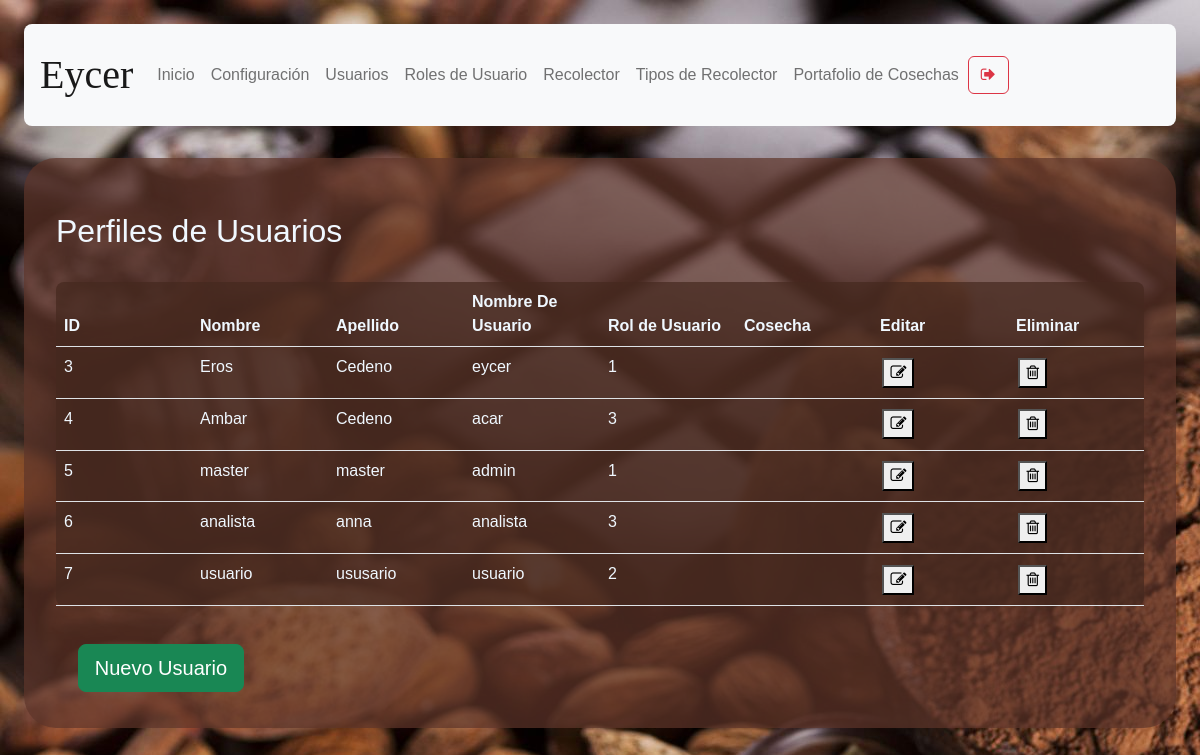
Screenshot of /user-management (signed in) with the database file from the repository.
### models/user.py (models this page shows, shortened)
class User(db.Model) :
    __tablename__ = "user"
    id = db.Column(db.Integer, primary_key = True)
    name = db.Column(db.String(100), nullable = False)
    last_name = db.Column(db.String(100), nullable = False)
    username = db.Column(db.String(100), unique = True, nullable = False)
    email = db.Column(db.String(100), nullable = True)
    password = db.Column(db.String(100), nullable = False)
    gender = db.Column(db.String(10), nullable = False)
    date_of_birth = db.Column(db.String(10), nullable = False)
    phone = db.Column(db.String(20), nullable = True)
    address = db.Column(db.String(150), nullable = True)
    user_rol_id = db.Column(db.Integer, db.ForeignKey('user_rol.id'))
    def get_user_rol_by_username( self, username ):
        user_rol_id = User.query.filter_by(username = username).first().user_rol_id
        user_rol = User_rol.query.get(user_rol_id).description
        return user_rol

### routes/admin.py (the view)
@admin.route('/user-management')
def user_management():
    if( not verify_permissions(session, User) ):
        return redirect(url_for('auth.index'))
    rols = User_rol.query.all()
    users = User.query.all()
    if 'management-status' not in session:
        return render_template('user-management.html', status="",\
            rol = session['rol'], rols = rols, users = users)
    status = session['management-status']
    session.pop('management-status', None)
    return render_template('user-management.html', status=status, \
        rol = session['rol'], rols=rols, users = users )

### utils/functions.py (called while the page is built)
def verify_permissions(session, User, allowed=['admin']):
    return 'username' in session and \
    ( allowed == 'all' or User.get_user_rol_by_username(User, session['username']) in allowed)

### templates/user-management.html (shortened to what this page needs)
{% extends "base.html" %}
{% block content %}
    <h2>Perfiles de Usuarios</h2>
    <table class="table content-table">
        <thead>
            <th>ID</th>
            <th>Nombre</th>
            <th>Apellido</th>
            <th>Nombre De Usuario</th>
            <th>Rol de Usuario</th>
            <th>Cosecha</th>
            <th>Editar</th>
            <th>Eliminar</th>
        </thead>
        <tbody>
        {% for user in users %}
        <tr>
            <td>{{ user.id }}</td>
            <td>{{ user.name }}</td>
            <td>{{ user.last_name }}</td>
            <td>{{ user.username }}</td>
            <td>{{ user.user_rol_id }}</td>
            <td>{{ user.harvest }}</td>
            <td><button onclick="window.location.href=`/user-management/edit-user/{{ user.id }}`"><i class="fa fa-pencil-square-o" aria-hidden="true"></i></button></td>
            <td><button onclick='deleteConfirm( {{user.id}}, "User" )'><i class="fa fa-trash-o" aria-hidden="true"></i></button></td>
        </tr>
        {% endfor %}
        </tbody>
    </table>
    <button type="submit" onclick="showForm()" class="btn btn-success btn-lg mb-1">Nuevo Usuario</button>
{% endblock %}

### templates/base.html (shortened to what this page needs)
<!DOCTYPE html>
<html>
<head>
    <link href="https://cdn.jsdelivr.net/npm/bootstrap@5.2.0-beta1/dist/css/bootstrap.min.css" rel="stylesheet">
     <link rel="stylesheet" href="https://cdnjs.cloudflare.com/ajax/libs/font-awesome/4.7.0/css/font-awesome.min.css">
     <link rel='stylesheet' type='text/css' media='screen'  href= "{{ url_for('static',filename='styles/main.css') }}">
</head>
<body>
    <nav class="navbar navbar-expand-lg navbar-light bg-light top">
        <a class="navbar-brand nav-user" href="#"> {{ session['username'] }}</a>
        <div class="collapse navbar-collapse" id="navbarSupportedContent">
          <ul class="navbar-nav mr-auto">
            <li class="nav-item active">
              <a class="nav-link" href="/">Inicio <span class="sr-only">(current)</span></a>
            </li>
            <li class="nav-item">
              <a class="nav-link" href="/user-settings">Configuración</a>
            </li>
            {% if rol == 'admin' %}
            <li class="nav-item">
                <a class="nav-link" href="/user-management">Usuarios</a>
            </li>
            <li class="nav-item">
                <a class="nav-link" href="/user-rol-management">Roles de Usuario</a>
            </li>
            <li class="nav-item">
                <a class="nav-link" href="/productor-data">Recolector</a>
            </li>
            <li class="nav-item">
                <a class="nav-link" href="/productor-type">Tipos de Recolector</a>
            </li>
            <li class="nav-item">
              <a class="nav-link" href="/user-harvest">Portafolio de Cosechas</a>
            </li>
                {% endif %}
          </ul>
          <form action="logout">
          <button class="btn btn-outline-danger my-2 my-sm-0">
              <i class="fa fa-sign-out" aria-hidden="true"></i>
            </button>
          </form>
        </div>
      </nav>
    <section class="content">
        {% block content %}
        {% endblock %}
    </section>
</body>
</html>

### static/styles/main.css (style rules this page uses)
body { background-color:aliceblue; background-image: url("../media/2316549.jpg"); margin: 2%; font-family: 'Gill Sans', 'Gill Sans MT', Calibri, 'Trebuchet MS', sans-serif; }
button { margin: 2%; }
h1, h2 { margin-top: 2%; }
section.content { background-color: rgba(95, 54, 42, 0.7); padding: 2em; color:aliceblue; margin-top: 2em; border-radius: 2em; }
.content-table { background-color: rgba(69, 40, 31, 0.7); padding: 2em; color:aliceblue; margin-top: 2em; border-radius: .5em; }
nav.top { padding: 1em; border-radius: 0.5em; }
.nav-user { text-transform: capitalize; text-align: center; font-family: cursive; font-size: 2.5em; }
table { width:100%; table-layout:fixed; }
td { word-wrap:break-word; }

### rows the page displays
User: username "Eycer", id "3", name "Eros", last_name "Cedeno", username "eycer", user_rol_id "1"
User: id "4", name "Ambar", last_name "Cedeno", username "acar", user_rol_id "3"
User: id "5", name "master", last_name "master", username "admin", user_rol_id "1"
User: id "6", name "analista", last_name "anna", username "analista", user_rol_id "3"
User: id "7", name "usuario", last_name "ususario", username "usuario", user_rol_id "2"
